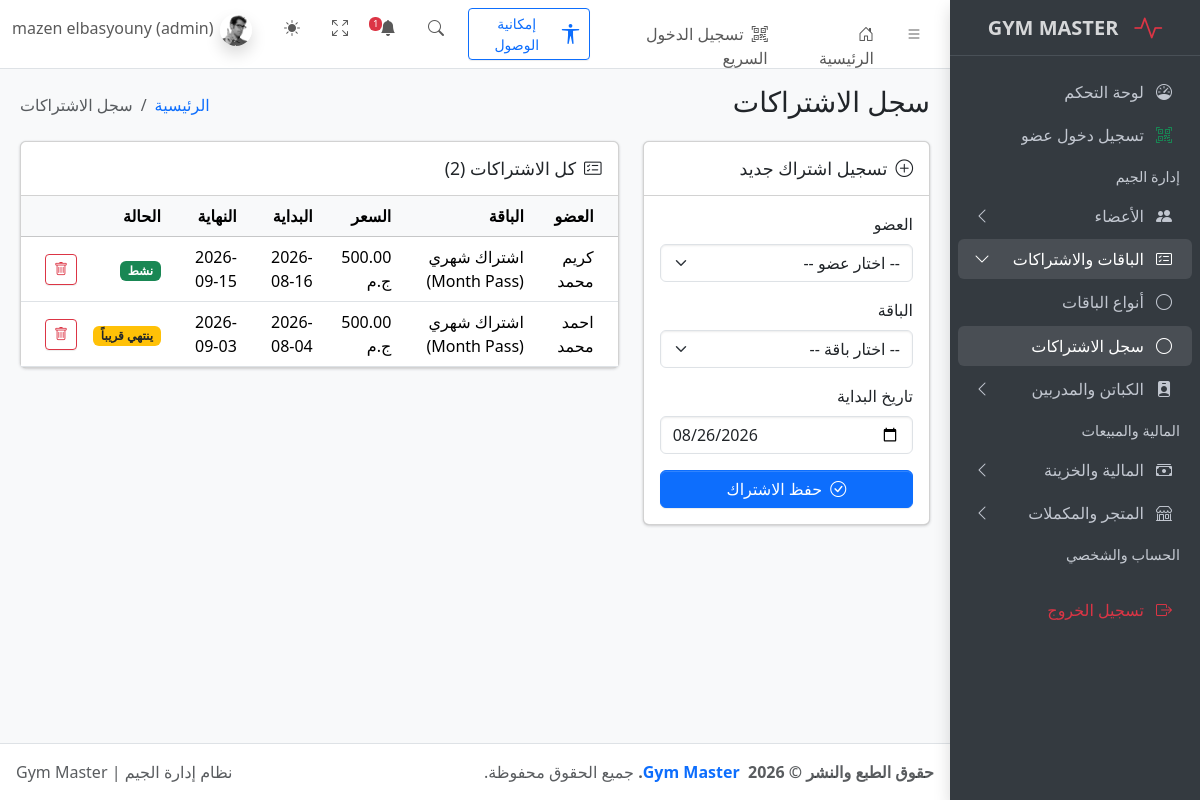
The page /subscriptions.php (signed in) on the database as committed earlier.
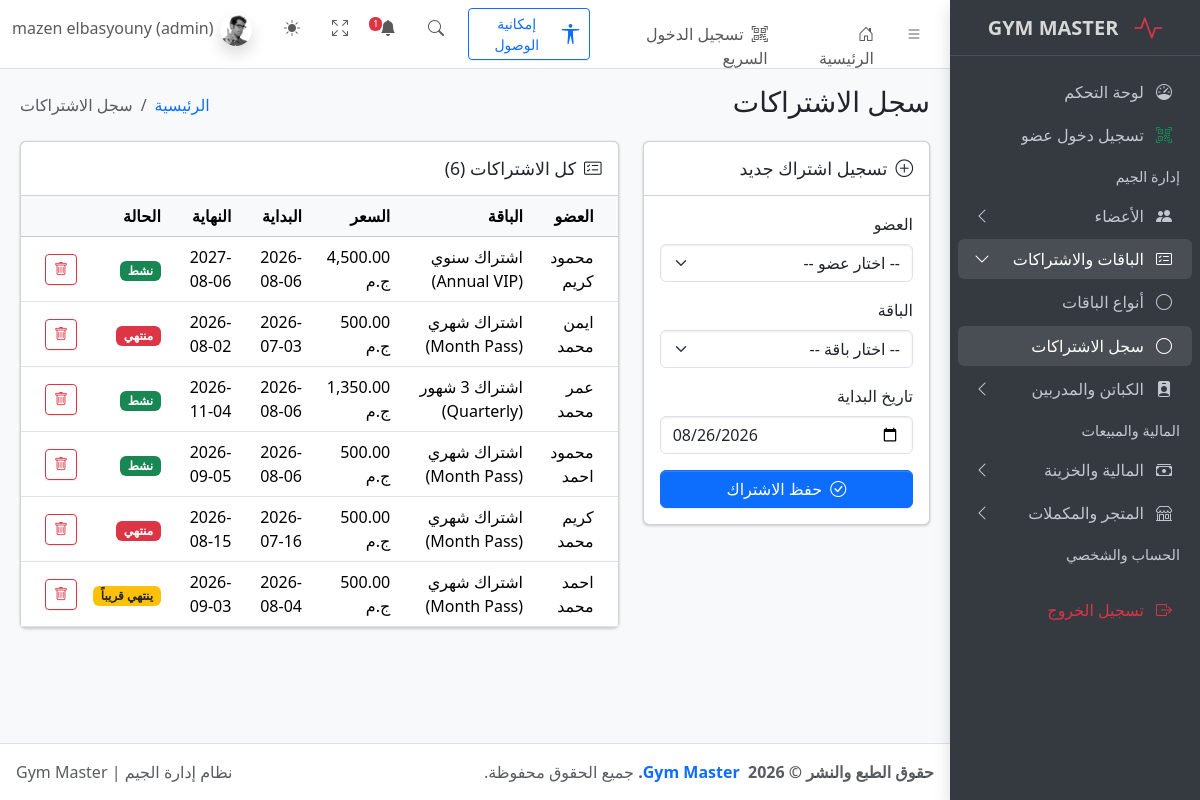
The same page on the database as committed later.
### tables this page shows
CREATE TABLE `subscriptions` (
  `id` int(11) NOT NULL,
  `member_id` int(11) NOT NULL,
  `package_id` int(11) NOT NULL,
  `start_date` date NOT NULL,
  `end_date` date NOT NULL,
  `created_at` timestamp NOT NULL DEFAULT current_timestamp(),
  `status` varchar(20) DEFAULT 'active'
);

CREATE TABLE `members` (
  `id` int(11) NOT NULL,
  `full_name` varchar(100) NOT NULL,
  `phone` varchar(20) NOT NULL,
  `email` varchar(150) DEFAULT NULL,
  `address` varchar(255) DEFAULT NULL,
  `gender` enum('male','female') NOT NULL DEFAULT 'male',
  `birth_date` date DEFAULT NULL,
  `join_date` date NOT NULL,
  `notes` text DEFAULT NULL,
  `created_at` timestamp NOT NULL DEFAULT current_timestamp(),
  `membership_type` varchar(50) DEFAULT NULL,
  `subscription_start` date DEFAULT NULL,
  `subscription_end` date DEFAULT NULL,
  `status` varchar(20) DEFAULT 'active'
);

CREATE TABLE `packages` (
  `id` int(11) NOT NULL,
  `name` varchar(100) NOT NULL,
  `duration_days` int(11) NOT NULL,
  `price` decimal(10,2) NOT NULL,
  `created_at` timestamp NOT NULL DEFAULT current_timestamp()
);

### config/db.php (called while the page is built, shortened)
<?php
if (!function_exists('isLoggedIn')) {
    function isLoggedIn() {
        return isset($_SESSION['user_id']);
    }
}
if (!function_exists('hasRole')) {
    function hasRole($allowedRoles) {
        $userRole = $_SESSION['role'] ?? 'user';
        return in_array($userRole, $allowedRoles, true);
    }
}
?>

### subscriptions.php (the view, shortened to what the changed rows need)
<?php
require_once 'config/db.php';
$subscriptions = $pdo->query(
    'SELECT s.*, m.full_name, p.name AS package_name, p.price AS package_price
     FROM subscriptions s
     JOIN members m ON m.id = s.member_id
     JOIN packages p ON p.id = s.package_id
     ORDER BY s.id DESC'
)->fetchAll();
require_once 'includes/header.php';
?>
<main class="app-main">
  <div class="app-content">
    <div class="container-fluid">
      <div class="row">
        <div class="<?= hasRole(['admin', 'staff']) ? 'col-lg-8' : 'col-lg-12' ?>">
          <div class="card">
            <div class="card-header">
              <h3 class="card-title"><i class="bi bi-card-checklist me-2"></i>كل الاشتراكات (<?= count($subscriptions) ?>)</h3>
            </div>
            <div class="card-body p-0">
              <div class="table-responsive">
                <table class="table table-hover mb-0 align-middle">
                  <thead class="table-light">
                    <tr>
                      <th>العضو</th>
                      <th>الباقة</th>
                      <th>السعر</th>
                      <th>البداية</th>
                      <th>النهاية</th>
                      <th>الحالة</th>
                      <?php if (hasRole(['admin', 'staff'])): ?>
                      <th></th>
                      <?php endif; ?>
                    </tr>
                  </thead>
                  <tbody>
                    <?php if (empty($subscriptions)): ?>
                      <tr><td colspan="<?= hasRole(['admin', 'staff']) ? 7 : 6 ?>" class="text-center text-secondary py-4">مفيش اشتراكات مسجلة لسه</td></tr>
                    <?php else: ?>
                      <?php foreach ($subscriptions as $sub):
                        $today = new DateTime();
                        $end   = new DateTime($sub['end_date']);
                        $daysLeft = (int) $today->diff($end)->format('%r%a');
                        if ($daysLeft < 0) {
                            $statusLabel = 'منتهي';
                            $statusClass = 'bg-danger';
                        } elseif ($daysLeft <= 7) {
                            $statusLabel = 'ينتهي قريباً';
                            $statusClass = 'bg-warning text-dark';
                        } else {
                            $statusLabel = 'نشط';
                            $statusClass = 'bg-success';
                        }
                        $displayPrice = $sub['price'] ?? $sub['package_price'] ?? 0;
                      ?>
                        <tr>
                          <td><?= htmlspecialchars($sub['full_name']) ?></td>
                          <td><?= htmlspecialchars($sub['package_name']) ?></td>
                          <td><?= number_format($displayPrice, 2) ?> ج.م</td>
                          <td><?= htmlspecialchars($sub['start_date']) ?></td>
                          <td><?= htmlspecialchars($sub['end_date']) ?></td>
                          <td><span class="badge <?= $statusClass ?>"><?= $statusLabel ?></span></td>
                          <?php if (hasRole(['admin', 'staff'])): ?>
                          <td>
                            <a href="subscriptions.php?delete=<?= $sub['id'] ?>"
                               class="btn btn-sm btn-outline-danger"
                               onclick="return confirm('متأكد إنك عايز تحذف الاشتراك ده؟');">
                              <i class="bi bi-trash"></i>
                            </a>
                          </td>
                          <?php endif; ?>
                        </tr>
                      <?php endforeach; ?>
                    <?php endif; ?>
                  </tbody>
                </table>
              </div>
            </div>
          </div>
        </div>
      </div>
    </div>
  </div>
</main>
<?php require_once 'includes/footer.php'; ?>

Rows that differ between the two databases and show on the page:
added subscriptions: member.full_name "محمود كريم", package.name "اشتراك سنوي (Annual VIP)", package.price "4,500.00", start_date "2026-08-06", end_date "2027-08-06", end_date "نشط"
added subscriptions: member.full_name "ايمن محمد", package.name "اشتراك شهري (Month Pass)", package.price "500.00", start_date "2026-07-03", end_date "2026-08-02", end_date "منتهي"
added subscriptions: member.full_name "عمر محمد", package.name "اشتراك 3 شهور (Quarterly)", package.price "1,350.00", start_date "2026-08-06", end_date "2026-11-04", end_date "نشط"
added subscriptions: member.full_name "محمود احمد", package.name "اشتراك شهري (Month Pass)", package.price "500.00", start_date "2026-08-06", end_date "2026-09-05", end_date "نشط"
changed subscriptions "كريم محمد": start_date "2026-08-16" → "2026-07-16"; end_date "2026-09-15" → "2026-08-15"; end_date "نشط" → "منتهي"
Other text that changed with them:
count($subscriptions): "2" → "6"
